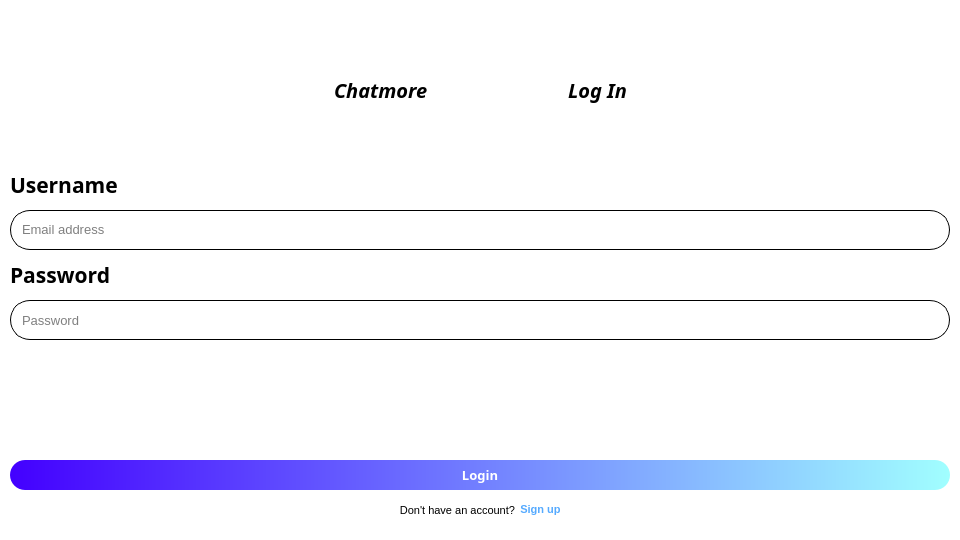
<?xml version="1.0" encoding="UTF-8"?>
<ui version="4.0">
 <class>MainWindow</class>
 <widget class="QMainWindow" name="MainWindow">
  <property name="geometry">
   <rect>
    <x>0</x>
    <y>0</y>
    <width>960</width>
    <height>540</height>
   </rect>
  </property>
  <property name="windowTitle">
   <string>MainWindow</string>
  </property>
  <widget class="QWidget" name="centralwidget">
   <layout class="QVBoxLayout" name="verticalLayout">
    <property name="leftMargin">
     <number>0</number>
    </property>
    <property name="topMargin">
     <number>0</number>
    </property>
    <property name="rightMargin">
     <number>0</number>
    </property>
    <property name="bottomMargin">
     <number>0</number>
    </property>
    <item>
     <widget class="QWidget" name="widget" native="true">
      <property name="styleSheet">
       <string notr="true">QWidget#widget{
	background-color: white;
}</string>
      </property>
      <layout class="QVBoxLayout" name="verticalLayout_2">
       <property name="spacing">
        <number>10</number>
       </property>
       <property name="leftMargin">
        <number>10</number>
       </property>
       <property name="topMargin">
        <number>20</number>
       </property>
       <property name="rightMargin">
        <number>10</number>
       </property>
       <property name="bottomMargin">
        <number>20</number>
       </property>
       <item>
        <widget class="QWidget" name="widget_5" native="true">
         <property name="minimumSize">
          <size>
           <width>0</width>
           <height>140</height>
          </size>
         </property>
         <property name="styleSheet">
          <string notr="true"/>
         </property>
         <layout class="QHBoxLayout" name="horizontalLayout_4">
          <property name="spacing">
           <number>10</number>
          </property>
          <property name="leftMargin">
           <number>0</number>
          </property>
          <property name="topMargin">
           <number>10</number>
          </property>
          <property name="rightMargin">
           <number>0</number>
          </property>
          <property name="bottomMargin">
           <number>10</number>
          </property>
          <item>
           <spacer name="horizontalSpacer_3">
            <property name="orientation">
             <enum>Qt::Horizontal</enum>
            </property>
            <property name="sizeType">
             <enum>QSizePolicy::Expanding</enum>
            </property>
            <property name="sizeHint" stdset="0">
             <size>
              <width>318</width>
              <height>20</height>
             </size>
            </property>
           </spacer>
          </item>
          <item>
           <widget class="QLabel" name="label_7">
            <property name="font">
             <font>
              <family>Monotype Corsiva</family>
              <pointsize>15</pointsize>
              <weight>75</weight>
              <italic>true</italic>
              <bold>true</bold>
             </font>
            </property>
            <property name="text">
             <string>Chatmore</string>
            </property>
           </widget>
          </item>
          <item>
           <widget class="QLabel" name="label_5">
            <property name="minimumSize">
             <size>
              <width>120</width>
              <height>120</height>
             </size>
            </property>
            <property name="maximumSize">
             <size>
              <width>120</width>
              <height>120</height>
             </size>
            </property>
            <property name="text">
             <string/>
            </property>
            <property name="pixmap">
             <pixmap>../images/logo.png</pixmap>
            </property>
            <property name="scaledContents">
             <bool>true</bool>
            </property>
           </widget>
          </item>
          <item>
           <widget class="QLabel" name="label_6">
            <property name="font">
             <font>
              <family>Monotype Corsiva</family>
              <pointsize>15</pointsize>
              <weight>75</weight>
              <italic>true</italic>
              <bold>true</bold>
             </font>
            </property>
            <property name="text">
             <string>Log In</string>
            </property>
           </widget>
          </item>
          <item>
           <spacer name="horizontalSpacer_4">
            <property name="orientation">
             <enum>Qt::Horizontal</enum>
            </property>
            <property name="sizeHint" stdset="0">
             <size>
              <width>298</width>
              <height>20</height>
             </size>
            </property>
           </spacer>
          </item>
         </layout>
        </widget>
       </item>
       <item>
        <widget class="QLabel" name="label">
         <property name="maximumSize">
          <size>
           <width>16777215</width>
           <height>50</height>
          </size>
         </property>
         <property name="font">
          <font>
           <family>Monotype Corsiva</family>
           <pointsize>16</pointsize>
           <weight>75</weight>
           <bold>true</bold>
          </font>
         </property>
         <property name="text">
          <string>Username</string>
         </property>
        </widget>
       </item>
       <item>
        <widget class="QWidget" name="widget_2" native="true">
         <property name="minimumSize">
          <size>
           <width>0</width>
           <height>40</height>
          </size>
         </property>
         <property name="maximumSize">
          <size>
           <width>16777215</width>
           <height>40</height>
          </size>
         </property>
         <property name="styleSheet">
          <string notr="true">QWidget#widget_2{
	border-radius: 20px;
	border: 1px solid;
}</string>
         </property>
         <layout class="QHBoxLayout" name="horizontalLayout">
          <property name="spacing">
           <number>0</number>
          </property>
          <property name="leftMargin">
           <number>10</number>
          </property>
          <property name="topMargin">
           <number>0</number>
          </property>
          <property name="rightMargin">
           <number>10</number>
          </property>
          <property name="bottomMargin">
           <number>0</number>
          </property>
          <item>
           <widget class="QLineEdit" name="lineEdit">
            <property name="font">
             <font>
              <pointsize>10</pointsize>
             </font>
            </property>
            <property name="styleSheet">
             <string notr="true">QLineEdit{
	border: none;
	background-color: transparent;
	color: black;
}</string>
            </property>
            <property name="echoMode">
             <enum>QLineEdit::Password</enum>
            </property>
            <property name="placeholderText">
             <string>Email address</string>
            </property>
           </widget>
          </item>
          <item>
           <widget class="QPushButton" name="pushButton_2">
            <property name="minimumSize">
             <size>
              <width>32</width>
              <height>32</height>
             </size>
            </property>
            <property name="maximumSize">
             <size>
              <width>32</width>
              <height>32</height>
             </size>
            </property>
            <property name="cursor">
             <cursorShape>PointingHandCursor</cursorShape>
            </property>
            <property name="styleSheet">
             <string notr="true">QPushButton{
	border: none;
}</string>
            </property>
            <property name="icon">
             <iconset>
              <normaloff>../images/eye_15632446.png</normaloff>../images/eye_15632446.png</iconset>
            </property>
           </widget>
          </item>
         </layout>
        </widget>
       </item>
       <item>
        <widget class="QLabel" name="label_2">
         <property name="maximumSize">
          <size>
           <width>16777215</width>
           <height>50</height>
          </size>
         </property>
         <property name="font">
          <font>
           <family>Monotype Corsiva</family>
           <pointsize>16</pointsize>
           <weight>75</weight>
           <bold>true</bold>
          </font>
         </property>
         <property name="text">
          <string>Password</string>
         </property>
        </widget>
       </item>
       <item>
        <widget class="QWidget" name="widget_3" native="true">
         <property name="minimumSize">
          <size>
           <width>0</width>
           <height>40</height>
          </size>
         </property>
         <property name="maximumSize">
          <size>
           <width>16777215</width>
           <height>40</height>
          </size>
         </property>
         <property name="styleSheet">
          <string notr="true">QWidget#widget_3{
	border-radius: 20px;
	border: 1px solid
}</string>
         </property>
         <layout class="QHBoxLayout" name="horizontalLayout_2">
          <property name="leftMargin">
           <number>10</number>
          </property>
          <property name="topMargin">
           <number>0</number>
          </property>
          <property name="rightMargin">
           <number>10</number>
          </property>
          <property name="bottomMargin">
           <number>0</number>
          </property>
          <item>
           <widget class="QLineEdit" name="lineEdit_2">
            <property name="minimumSize">
             <size>
              <width>0</width>
              <height>40</height>
             </size>
            </property>
            <property name="maximumSize">
             <size>
              <width>16777215</width>
              <height>40</height>
             </size>
            </property>
            <property name="font">
             <font>
              <pointsize>10</pointsize>
             </font>
            </property>
            <property name="cursor">
             <cursorShape>IBeamCursor</cursorShape>
            </property>
            <property name="styleSheet">
             <string notr="true">QLineEdit{
	border:none;
	background-color:transparent;
color: black;
}</string>
            </property>
            <property name="echoMode">
             <enum>QLineEdit::Password</enum>
            </property>
            <property name="placeholderText">
             <string>Password</string>
            </property>
           </widget>
          </item>
          <item>
           <widget class="QPushButton" name="pushButton_3">
            <property name="minimumSize">
             <size>
              <width>32</width>
              <height>32</height>
             </size>
            </property>
            <property name="maximumSize">
             <size>
              <width>32</width>
              <height>32</height>
             </size>
            </property>
            <property name="styleSheet">
             <string notr="true">QPushButton{
	border: none;
}</string>
            </property>
            <property name="icon">
             <iconset>
              <normaloff>../images/eye_15632446.png</normaloff>../images/eye_15632446.png</iconset>
            </property>
           </widget>
          </item>
         </layout>
        </widget>
       </item>
       <item>
        <spacer name="verticalSpacer">
         <property name="orientation">
          <enum>Qt::Vertical</enum>
         </property>
         <property name="sizeHint" stdset="0">
          <size>
           <width>20</width>
           <height>40</height>
          </size>
         </property>
        </spacer>
       </item>
       <item>
        <widget class="QPushButton" name="pushButton">
         <property name="minimumSize">
          <size>
           <width>0</width>
           <height>30</height>
          </size>
         </property>
         <property name="maximumSize">
          <size>
           <width>16777215</width>
           <height>30</height>
          </size>
         </property>
         <property name="font">
          <font>
           <family>Monotype Corsiva</family>
           <pointsize>10</pointsize>
           <weight>75</weight>
           <bold>true</bold>
          </font>
         </property>
         <property name="cursor">
          <cursorShape>PointingHandCursor</cursorShape>
         </property>
         <property name="styleSheet">
          <string notr="true">QPushButton#pushButton{
	color:rgb(255, 255, 255);
	border-radius: 15px;

	background-color: qlineargradient(spread:pad, x1:0, y1:0, x2:1, y2:0, stop:0 rgba(67, 0, 255, 255), stop:1 rgba(161, 255, 255, 255));
}
QPushButton#pushButton:hover{
	background-color:qlineargradient(spread:pad, x1:0, y1:0, x2:1, y2:0, stop:0 rgba(67, 0, 255, 215), stop:1 rgba(161, 255, 255, 255))
}</string>
         </property>
         <property name="text">
          <string>Login</string>
         </property>
        </widget>
       </item>
       <item>
        <widget class="QWidget" name="widget_4" native="true">
         <property name="font">
          <font>
           <pointsize>10</pointsize>
          </font>
         </property>
         <layout class="QHBoxLayout" name="horizontalLayout_3">
          <property name="spacing">
           <number>5</number>
          </property>
          <property name="leftMargin">
           <number>0</number>
          </property>
          <property name="topMargin">
           <number>0</number>
          </property>
          <property name="rightMargin">
           <number>0</number>
          </property>
          <property name="bottomMargin">
           <number>0</number>
          </property>
          <item>
           <spacer name="horizontalSpacer_2">
            <property name="orientation">
             <enum>Qt::Horizontal</enum>
            </property>
            <property name="sizeHint" stdset="0">
             <size>
              <width>40</width>
              <height>20</height>
             </size>
            </property>
           </spacer>
          </item>
          <item>
           <widget class="QLabel" name="label_4">
            <property name="font">
             <font>
              <pointsize>8</pointsize>
             </font>
            </property>
            <property name="text">
             <string>Don't have an account?</string>
            </property>
            <property name="alignment">
             <set>Qt::AlignRight|Qt::AlignTrailing|Qt::AlignVCenter</set>
            </property>
           </widget>
          </item>
          <item>
           <widget class="QPushButton" name="pushButton_4">
            <property name="font">
             <font>
              <family>MS Shell Dlg 2</family>
              <pointsize>8</pointsize>
              <weight>75</weight>
              <bold>true</bold>
             </font>
            </property>
            <property name="cursor">
             <cursorShape>PointingHandCursor</cursorShape>
            </property>
            <property name="styleSheet">
             <string notr="true">QPushButton{
	border:none;
	background-color: transparent;
	color:rgb(85, 170, 255);
}</string>
            </property>
            <property name="text">
             <string>Sign up</string>
            </property>
           </widget>
          </item>
          <item>
           <spacer name="horizontalSpacer">
            <property name="orientation">
             <enum>Qt::Horizontal</enum>
            </property>
            <property name="sizeHint" stdset="0">
             <size>
              <width>40</width>
              <height>20</height>
             </size>
            </property>
           </spacer>
          </item>
         </layout>
        </widget>
       </item>
      </layout>
     </widget>
    </item>
   </layout>
  </widget>
 </widget>
 <resources/>
 <connections/>
</ui>
